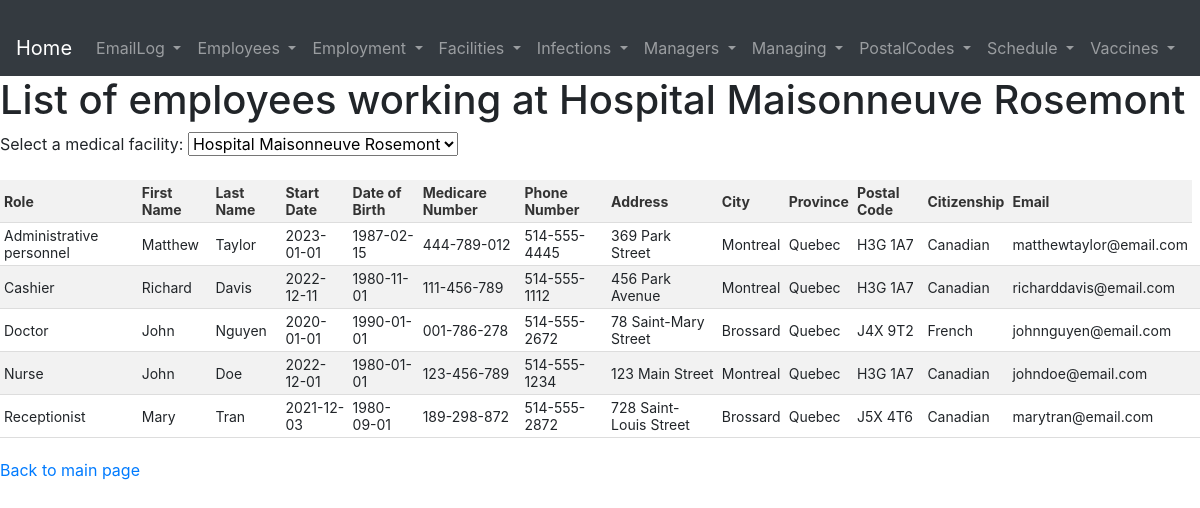
The page /pages/queries/q7.php on the database as committed earlier.
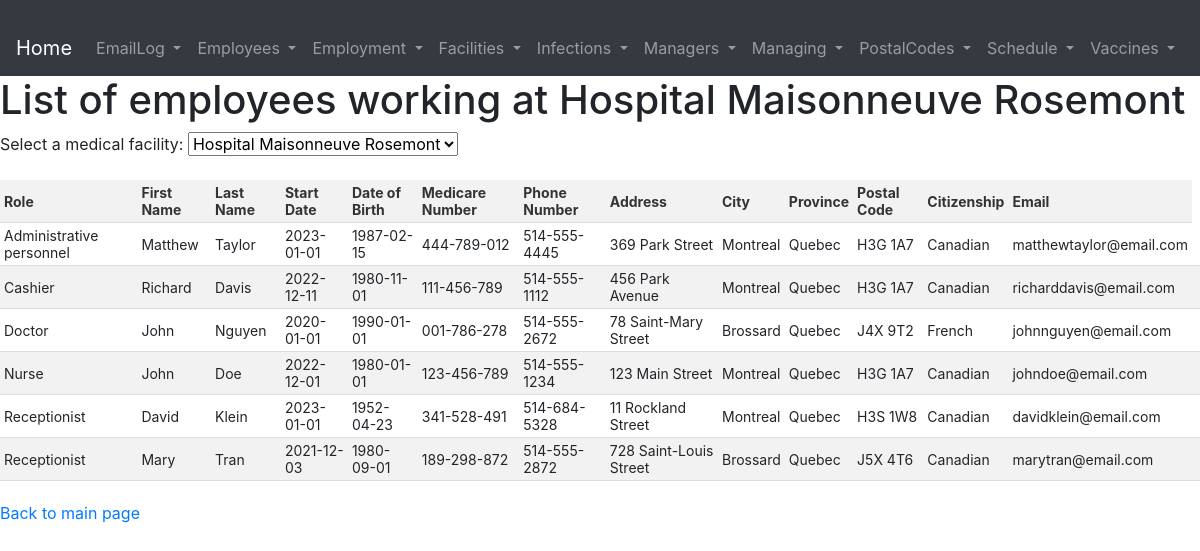
The same page on the database as committed later.
### tables this page shows
CREATE TABLE Employees (
  EmployeeID INT PRIMARY KEY,
  FName VARCHAR(255),
  LName VARCHAR(255),
  Role VARCHAR(255),
  DoBirth DATE,
  MedicareNumber VARCHAR(255) NOT NULL UNIQUE,
  Email VARCHAR(255),
  Citizenship VARCHAR(255),
  PhoneNumber VARCHAR(255),
  Address VARCHAR(255),
  PostalCode VARCHAR(255),
  FOREIGN KEY (PostalCode) REFERENCES PostalCodes(PostalCode),
  CHECK (Role IN ('Nurse', 'Doctor', 'Cashier', 'Pharmacist', 'Receptionist', 'Administrative personnel', 'Security personnel', 'Regular employee'))
);

CREATE TABLE Employment (
  FacilityID INT,
  EmployeeID INT,
  ContractID INT,
  StartDate DATE NOT NULL,
  EndDate DATE,
  PRIMARY KEY (FacilityID, EmployeeID, ContractID),
  FOREIGN KEY (FacilityID) REFERENCES Facilities(FacilityID),
  FOREIGN KEY (EmployeeID) REFERENCES Employees(EmployeeID),
  CHECK (COALESCE(EndDate, '9999-12-31') > StartDate)
);

CREATE TABLE PostalCodes (
  PostalCode CHAR(7) PRIMARY KEY,
  City VARCHAR(255),
  Province VARCHAR(255)
);

### pages/queries/q7.php (the view, shortened to what this page needs)
<?php
require_once '../../database.php';
include '../header.php';
if (isset($_POST['facility'])) {
    $facilityName = $_POST['facility'];
} else {
    $facilityName = "Hospital Maisonneuve Rosemont";
}
$facilities = $conn->query("SELECT DISTINCT Name FROM Facilities ORDER BY Name");
$statement = $conn->prepare('SELECT e.Role, e.FName, e.LName, em.StartDate, e.DoBirth, e.MedicareNumber, e.PhoneNumber, e.Address, p.City, p.Province, p.PostalCode, e.Citizenship, e.Email
                             FROM  Facilities f, Employment em, Employees e, PostalCodes p
                             WHERE f.FacilityID = em.FacilityID AND
                                   em.EmployeeID = e.EmployeeID AND
                                   e.PostalCode = p.PostalCode AND
                                   f.Name = ? AND
                                   em.EndDate IS NULL
                             ORDER BY e.Role, e.FName, e.LName');
$statement->bind_param('s', $facilityName);
$statement->execute();
mysqli_stmt_bind_result($statement, $row['Role'], $row['FirstName'], $row['LastName'], $row['StartDate'], $row['DateOfBirth'], $row['MedicareNumber'], $row['PhoneNumber'], $row['Address'], $row['City'], $row['Province'], $row['PostalCode'], $row['Citizenship'], $row['Email']);
?>
<!DOCTYPE html>
<html lang="en">
<head>
    <link rel="stylesheet" href="../../pages/style.css">
</head>
<body>
    <h1>List of employees working at <?php echo $facilityName ?></h1>
    <form method="post">
        <label for="facility">Select a medical facility:</label>
        <select name="facility" id="facility" onchange="this.form.submit()">
            <?php while ($facility = mysqli_fetch_assoc($facilities)) {?>
                <option value="<?php echo $facility['Name'] ?>" <?php if ($facilityName == $facility['Name']) echo 'selected' ?>><?php echo $facility['Name'] ?></option>
            <?php }; ?>
        </select>
    </form>
    <table>
        <thead>
            <tr>
                <th>Role</th>
                <th>First Name</th>
                <th>Last Name</th>
                <th>Start Date</th>
                <th>Date of Birth</th>
                <th>Medicare Number</th>
                <th>Phone Number</th>
                <th>Address</th>
                <th>City</th>
                <th>Province</th>
                <th>Postal Code</th>
                <th>Citizenship</th>
                <th>Email</th>
            </tr>
        </thead>
        <tbody>
            <?php while (mysqli_stmt_fetch($statement)) {?>
                <tr>
                    <td><?php echo $row['Role'] ?></td>
                    <td><?php echo $row['FirstName'] ?></td>
                    <td><?php echo $row['LastName'] ?></td>
                    <td><?php echo $row['StartDate'] ?></td>
                    <td><?php echo $row['DateOfBirth'] ?></td>
                    <td><?php echo $row['MedicareNumber'] ?></td>
                    <td><?php echo $row['PhoneNumber'] ?></td>
                    <td><?php echo $row['Address'] ?></td>
                    <td><?php echo $row['City'] ?></td>
                    <td><?php echo $row['Province'] ?></td>
                    <td><?php echo $row['PostalCode'] ?></td>
                    <td><?php echo $row['Citizenship'] ?></td>
                    <td><?php echo $row['Email'] ?></td><td>
                </tr>
            <?php }; ?>
        </tbody>
    </table>
    <a href="../../index.php">Back to main page</a>
</body>
</html>

Rows that differ between the two databases and show on the page:
added employees: Role "Receptionist", FName "David", LName "Klein", employment.StartDate "2023-01-01", DoBirth "1952-04-23", MedicareNumber "341-528-491", PhoneNumber "514-684-5328", Address "11 Rockland Street", PostalCode.City "Montreal", PostalCode.Province "Quebec", PostalCode.PostalCode "H3S 1W8", Citizenship "Canadian", Email "davidklein@email.com"
